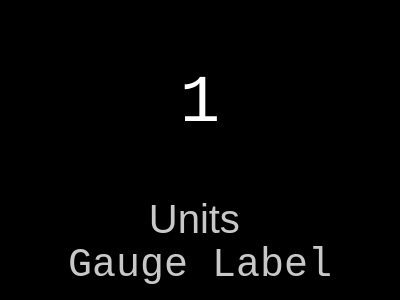
<?xml version="1.0" encoding="UTF-8"?>
<ui version="4.0">
 <class>GaugeDisplay</class>
 <widget class="QWidget" name="GaugeDisplay">
  <property name="geometry">
   <rect>
    <x>0</x>
    <y>0</y>
    <width>400</width>
    <height>300</height>
   </rect>
  </property>
  <property name="palette">
   <palette>
    <active>
     <colorrole role="Window">
      <brush brushstyle="SolidPattern">
       <color alpha="255">
        <red>0</red>
        <green>0</green>
        <blue>0</blue>
       </color>
      </brush>
     </colorrole>
    </active>
    <inactive>
     <colorrole role="Window">
      <brush brushstyle="SolidPattern">
       <color alpha="255">
        <red>0</red>
        <green>0</green>
        <blue>0</blue>
       </color>
      </brush>
     </colorrole>
    </inactive>
    <disabled>
     <colorrole role="Base">
      <brush brushstyle="SolidPattern">
       <color alpha="255">
        <red>0</red>
        <green>0</green>
        <blue>0</blue>
       </color>
      </brush>
     </colorrole>
     <colorrole role="Window">
      <brush brushstyle="SolidPattern">
       <color alpha="255">
        <red>0</red>
        <green>0</green>
        <blue>0</blue>
       </color>
      </brush>
     </colorrole>
    </disabled>
   </palette>
  </property>
  <property name="font">
   <font>
    <family>Minecraft</family>
   </font>
  </property>
  <property name="windowTitle">
   <string>GaugeDisplay</string>
  </property>
  <layout class="QGridLayout" name="gridLayout" rowstretch="4,1,0">
   <property name="verticalSpacing">
    <number>0</number>
   </property>
   <item row="0" column="0">
    <widget class="QLabel" name="ValueLabel">
     <property name="font">
      <font>
       <family>Courier New</family>
       <pointsize>50</pointsize>
      </font>
     </property>
     <property name="styleSheet">
      <string notr="true">color: white</string>
     </property>
     <property name="text">
      <string>1</string>
     </property>
     <property name="textFormat">
      <enum>Qt::TextFormat::RichText</enum>
     </property>
     <property name="alignment">
      <set>Qt::AlignmentFlag::AlignCenter</set>
     </property>
     <property name="indent">
      <number>0</number>
     </property>
    </widget>
   </item>
   <item row="2" column="0">
    <widget class="QLabel" name="GaugeLabel">
     <property name="font">
      <font>
       <family>Courier New</family>
       <pointsize>30</pointsize>
      </font>
     </property>
     <property name="styleSheet">
      <string notr="true">color: rgb(200, 200, 200)</string>
     </property>
     <property name="frameShape">
      <enum>QFrame::Shape::Panel</enum>
     </property>
     <property name="frameShadow">
      <enum>QFrame::Shadow::Sunken</enum>
     </property>
     <property name="lineWidth">
      <number>0</number>
     </property>
     <property name="text">
      <string>Gauge Label</string>
     </property>
     <property name="alignment">
      <set>Qt::AlignmentFlag::AlignCenter</set>
     </property>
    </widget>
   </item>
   <item row="1" column="0">
    <widget class="QLabel" name="UnitLabel">
     <property name="font">
      <font>
       <family>.AppleSystemUIFont</family>
       <pointsize>30</pointsize>
      </font>
     </property>
     <property name="styleSheet">
      <string notr="true">color: rgb(200, 200, 200)</string>
     </property>
     <property name="text">
      <string>Units </string>
     </property>
     <property name="alignment">
      <set>Qt::AlignmentFlag::AlignBottom|Qt::AlignmentFlag::AlignHCenter</set>
     </property>
    </widget>
   </item>
  </layout>
 </widget>
 <resources/>
 <connections/>
</ui>
